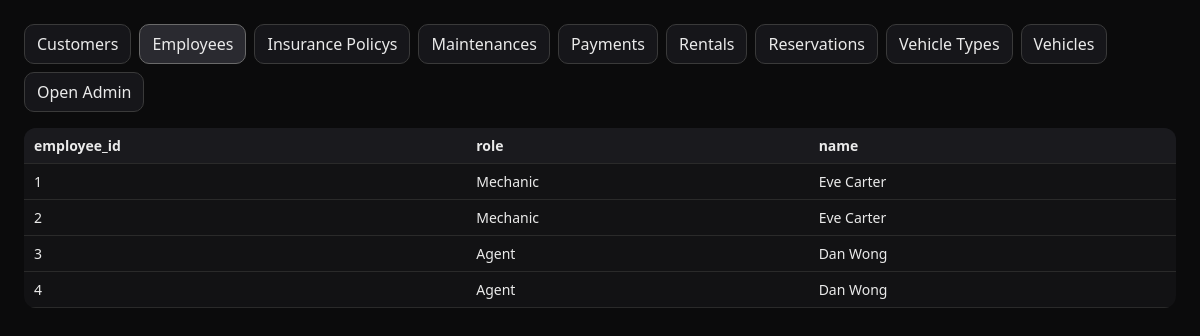
The app's page /?table=Employee with its own data.
### rental/models.py (models this page shows, shortened)
class Employee(models.Model):
    employee_id = models.IntegerField(primary_key=True)
    role = models.CharField(max_length=50)
    name = models.CharField(max_length=100)

### rental/views.py (the view)
# urls.py: path("", views.dashboard, name="dashboard"),
def dashboard(request):
    app = apps.get_app_config("rental")
    models = sorted([m for m in app.get_models()], key=lambda m: m._meta.verbose_name_plural.lower())
    model_map = {m.__name__: m for m in models}
    selected_name = request.GET.get("table") or (models[0].__name__ if models else "")
    selected = model_map.get(selected_name) if selected_name else None
    headers, rows = ([], [])
    if selected:
        headers, rows = _rows_for(selected)
    tabs = [{"name": m.__name__, "label": m._meta.verbose_name_plural.title()} for m in models]
    ctx = {"tabs": tabs, "selected_name": selected_name, "headers": headers, "rows": rows}
    return render(request, "dashboard.html", ctx)

### rental/views.py (called while the page is built)
def _rows_for(model, limit=200):
    fields = [f for f in model._meta.fields]
    headers = [f.name for f in fields]
    rows = []
    for obj in model.objects.all()[:limit]:
        row = []
        for f in fields:
            v = getattr(obj, f.name)
            row.append(str(v) if f.is_relation and v is not None else v)
        rows.append(row)
    return headers, rows

### templates/dashboard.html (shortened to what this page needs)
<!doctype html>
<html>
<head>
</head>
<body>
  <div class="bar">
    {% for t in tabs %}
      <a class="btn {% if t.name == selected_name %}active{% endif %}" href="?table={{t.name}}">{{ t.label }}</a>
    {% endfor %}
    <a class="btn" href="/admin/" target="_blank">Open Admin</a>
  </div>
  {% if headers and rows %}
  <table>
    <tr>
      {% for h in headers %}<th>{{ h }}</th>{% endfor %}
    </tr>
    {% for r in rows %}
    <tr>
      {% for c in r %}<td>{{ c }}</td>{% endfor %}
    </tr>
    {% endfor %}
  </table>
  {% else %}
    <div class="empty">No data.</div>
  {% endif %}
</body>
</html>

### templates/dashboard.html (style rules this page uses)
body { font-family:system-ui,-apple-system,Segoe UI,Roboto,Helvetica,Arial,sans-serif;margin:24px;background:#0b0b0c;color:#eaeaea }
a,button { color:inherit;text-decoration:none }
.bar { display:flex;gap:8px;flex-wrap:wrap;align-items:center;margin-bottom:16px }
.btn { border:1px solid #3a3a3a;padding:8px 12px;border-radius:10px;background:#16161a;cursor:pointer }
.btn.active { background:#2a2a30;border-color:#6a6a6a }
table { border-collapse:collapse;width:100%;background:#121214;border-radius:12px;overflow:hidden }
th,td { border-bottom:1px solid #2a2a2a;padding:8px 10px;text-align:left;font-size:14px }
th { background:#1a1a1e;font-weight:600 }

### records on screen
Employee: r "Mechanic" "Eve Carter"
Employee: r "Mechanic" "Eve Carter"
Employee: r "Agent" "Dan Wong"
Employee: r "Agent" "Dan Wong"

### other values on screen
{{ t.label }} "Customers" "Employees" "Insurance Policys" "Maintenances" "Payments" "Rentals" "Reservations" "Vehicle Types" "Vehicles"
{{ h }} "employee_id" "role" "name"
{{ c }} "1" "2" "3" "4"
